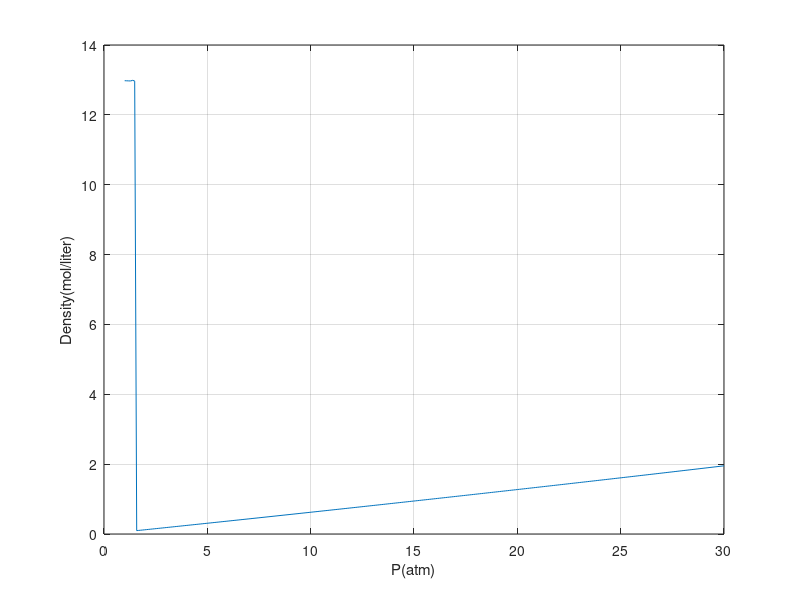

This chart was generated by the following MATLAB code:
% denvir.m 
B = -0.0361; C = 2.7047e-3; D = -4.4944e-4; % virial constants 
R = 0.08206; T = 200; n = 300; P = linspace(1,30,n); x0 = 0.5*ones(1,n); 
f = @(x) 1 + B*x + C*x.^2 + D*x.^3 - P./(x*R*T); % define nonlinear equation 
rho = fsolve(f,x0); plot(P,rho), xlabel('P(atm)'), ylabel('Density(mol/liter)'), grid 
